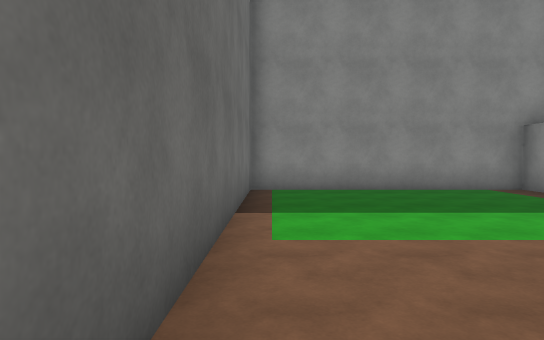
view 1 (above)

24 first-person views from a walk through a 3-D level made in the Unity game engine. The camera is 1.5 m above the floor, tilts 2° down and sees 75° across. The floor is counted in squares, 2 m on a side. Each view is taken from the middle of a square. On the plan, view 1 faces up. The plan holds only what a view shows up to about 11 squares ahead; the rest is blank. The place goes on beyond the plan. The player is left out. Surface patterns are stand-ins for the level's own textures.

view 2
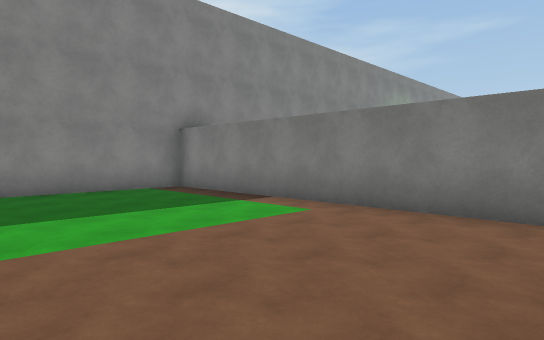

view 3
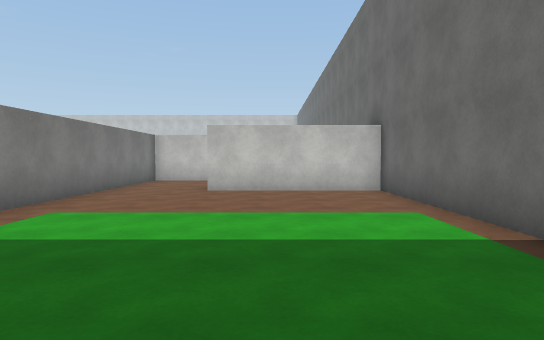

view 4
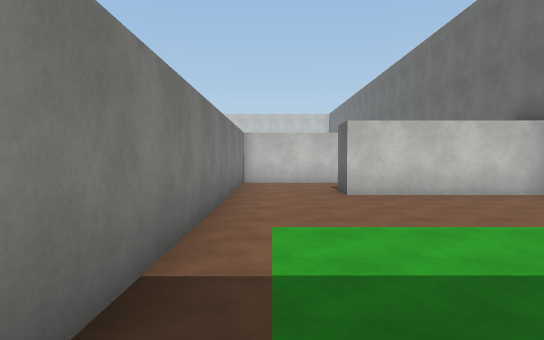

view 5
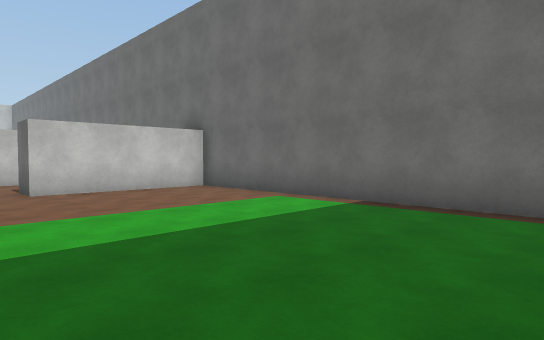

view 6
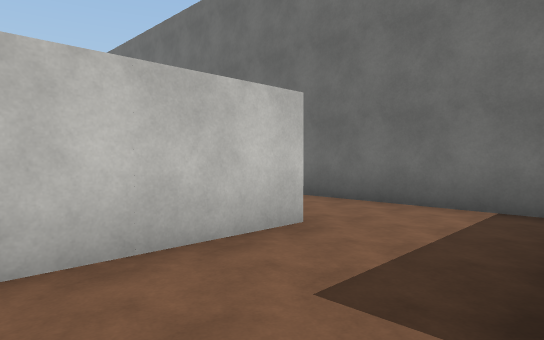

view 7
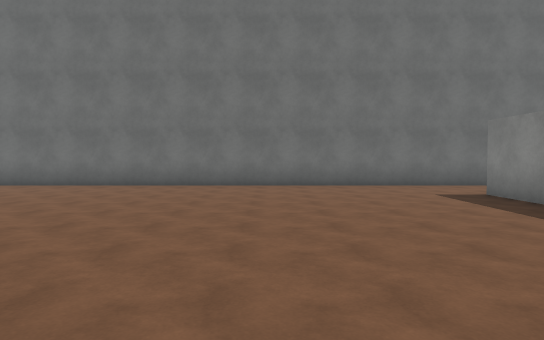

view 8
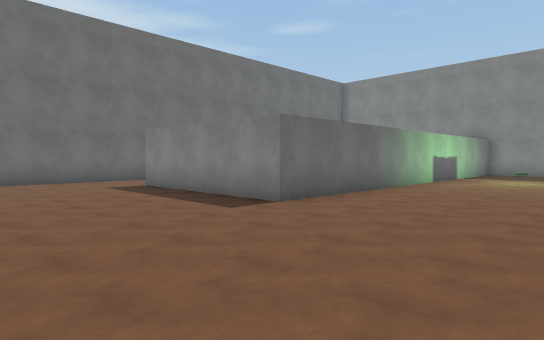

view 9
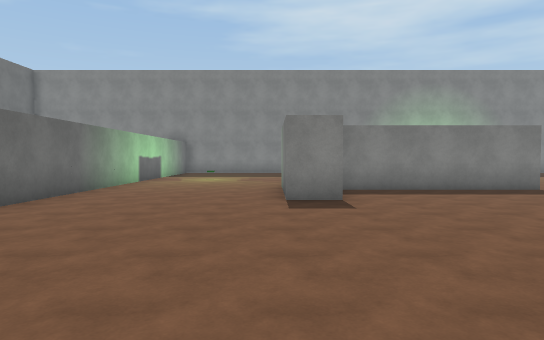

view 10
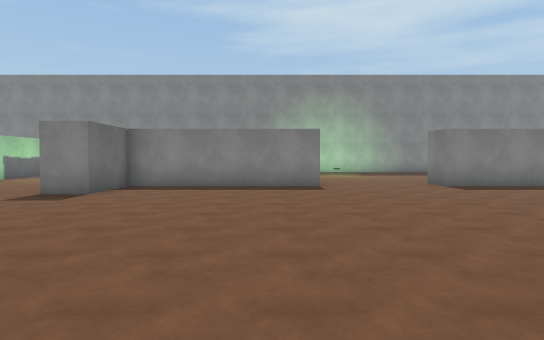

view 11
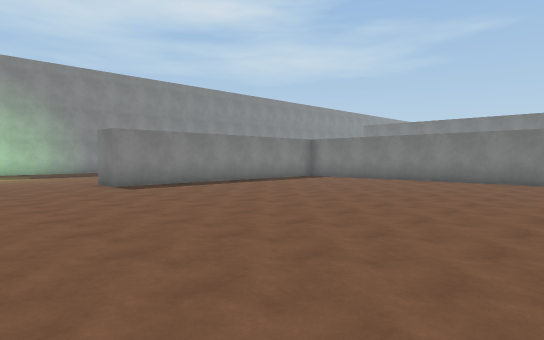

view 12
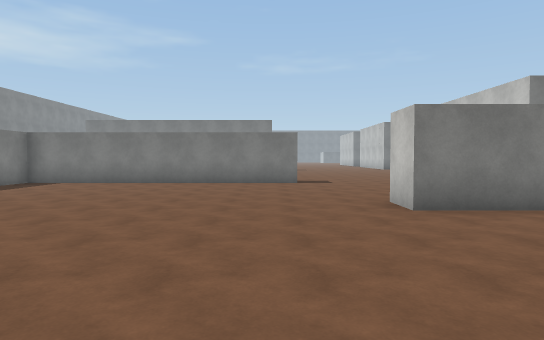

view 13
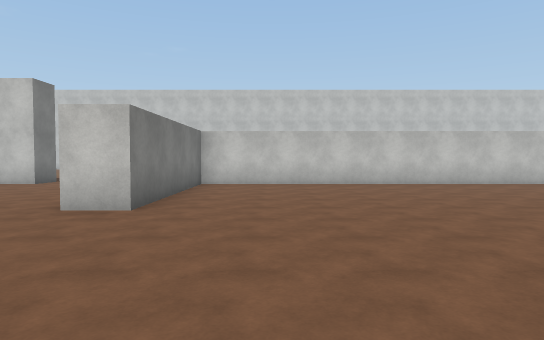

view 14
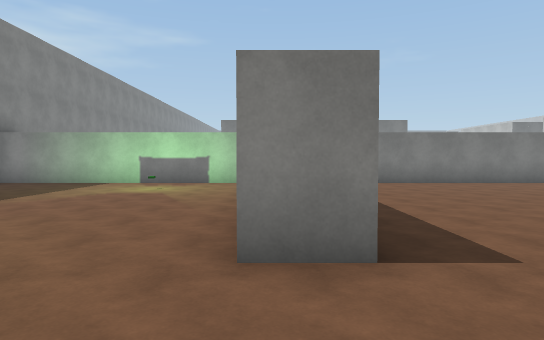

view 15
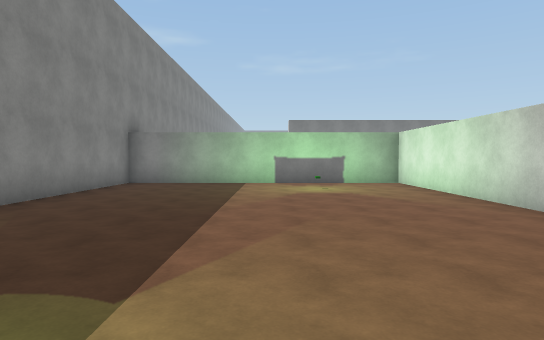

view 16
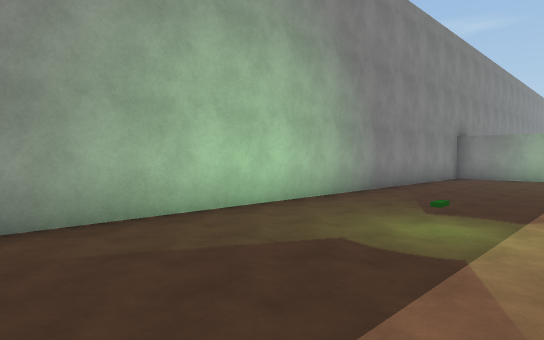

view 17
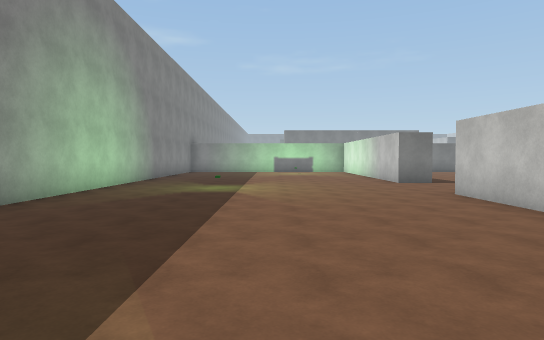

view 18
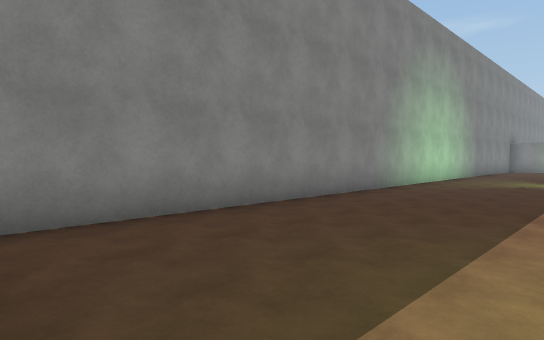

view 19
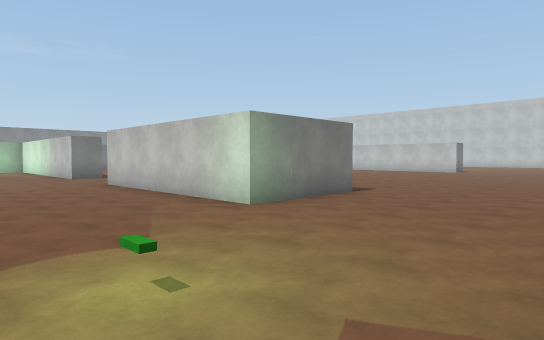

view 20
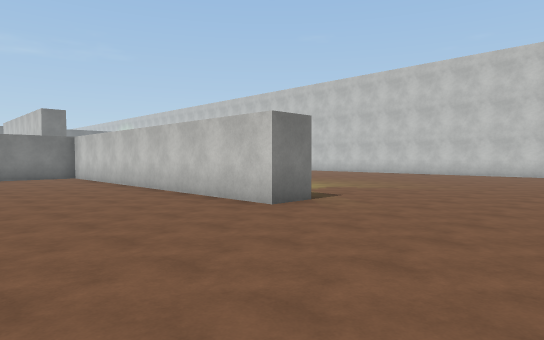

view 21
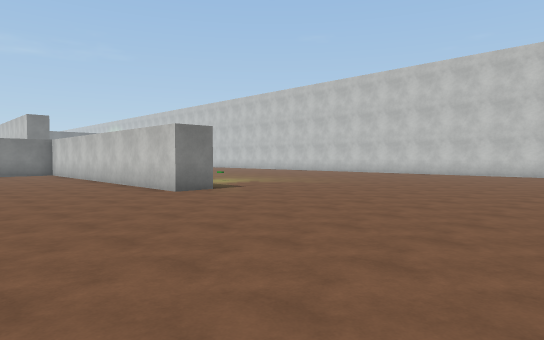

view 22
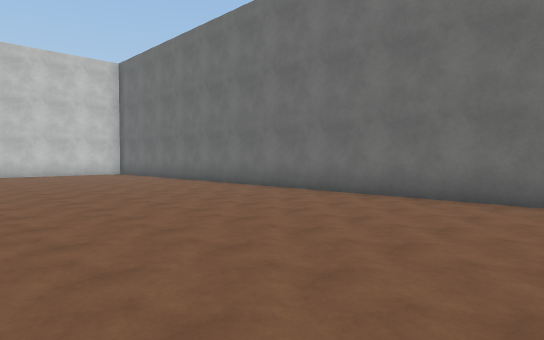

view 23
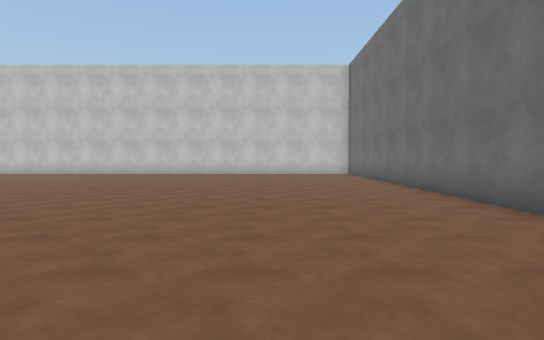

view 24
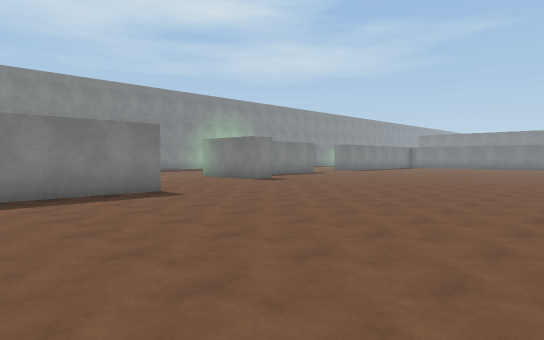

### Floor plan
Points are (right, up) in squares from view 1. A wall is a line through its corners. A room is listed if a view was taken in it or the views show most of it. See-through windows are left out.
Room 1 (views 1, 2, 3, 4, 5)
walls: (5.8, -0.4) (5.8, 8.2) (-0.5, 8.2) (-0.5, -0.1) (3.5, -0.1)
ways out: opening at (4.5, -1) to room 2
Room 2 (view 6)
walls: (3.5, -0.1) (3.5, -1.2); (5.8, -3.4) (5.8, -0.4); (1.8, -3.6) (5.5, -3.6)
ways out: opening at (4.5, -1) to room 1; opening at (2.5, -2.5) to room 4
Room 3 (views 7, 8, 9, 10, 11, 12, 13, 14, 15, 16, 17, 18, 19, 20, 21, 22, 23, 24)
walls: (17.4, -0.8) (12.6, -0.8); (23.4, -0.8) (20.5, -0.8) (20.5, 0.2) (21, 0.2); (22.9, 0.2) (28.5, 0.2); (28.5, -8.9) (28.5, -0.8) (27.4, -0.8); (12.4, 0.2) (17.2, 0.2); (28.5, 0.5) (28.5, 8.2) (7.5, 8.2); (13, -16.1) (13, -15) (23, -15) (23, -10) (24, -10); (27.7, -16) (27.7, -15) (28.8, -15); (5.6, -4.6) (1.8, -4.6); (6.8, 2.4) (6.8, -3.6); (-0.5, -3.6) (-0.5, -22)
ways out: opening at (0.5, -4) to room 4
objects: block (6, -4); block (12, -2); block (12, -1) to (12, 0)
Room 4 (no view inside)
walls: (-0.5, -1.6) (-0.5, -3.6)
ways out: opening at (2.5, -2.5) to room 2; opening at (0.5, -4) to room 3

Where each view was taken, in squares from view 1:
view 1: 0 up, 0 right, facing up
view 2: 0 up, 1 right, facing up-right
view 3: 8 up, 2 right, facing down
view 4: 7 up, 5 right, facing down
view 5: 8 up, 5 right, facing down-left
view 6: 1 down, 5 right, facing down-left
view 7: 9 down, 9 right, facing left
view 8: 9 down, 11 right, facing up-left
view 9: 9 down, 11 right, facing up
view 10: 10 down, 16 right, facing up
view 11: 10 down, 17 right, facing up-right
view 12: 8 down, 18 right, facing right
view 13: 5 down, 21 right, facing down
view 14: 0 up, 18 right, facing right
view 15: 4 up, 18 right, facing right
view 16: 4 up, 15 right, facing up-right
view 17: 4 up, 10 right, facing right
view 18: 4 up, 7 right, facing up-right
view 19: 4 up, 7 right, facing down-right
view 20: 11 down, 9 right, facing down-right
view 21: 11 down, 6 right, facing down-right
view 22: 11 down, 6 right, facing down-left
view 23: 11 down, 3 right, facing down
view 24: 12 down, 3 right, facing up-right
